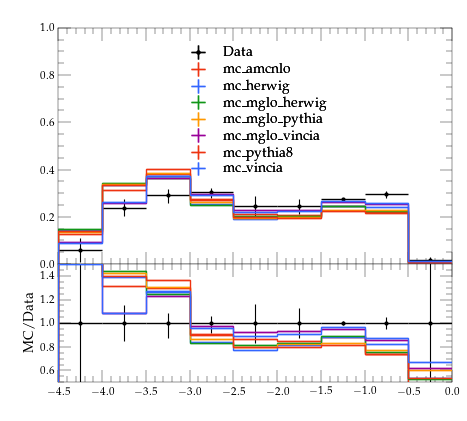

Write the Python code that produced this figure.
#! /usr/bin/env python3

# This Python script was auto-generated using YODA v2.1.3.
# Analysis object: /CMS_2026_PAS_SMP_25_010/zjets_groomed_pt0
# Timestamp: 18-06-2026 (19:42:31)

import matplotlib as mpl
import matplotlib.pyplot as plt
mpl.use('Agg') # comment out for interactive use
import os
import numpy as np
from numpy import nan, inf

plotDir = os.path.split(os.path.realpath(__file__))[0]
if 'YODA_USER_PLOT_PATH' in globals():
    plot_outdir = globals()['YODA_USER_PLOT_PATH']
else:
    plot_outdir = plotDir

#plot style
plt.style.use(os.path.join(plotDir, '../default.mplstyle'))
# plot metadata
figW, figH = plt.rcParams['figure.figsize']
ax_xLabel = ''
ax_yLabel = ''
ax_title  = ''
ax_xScale = 'linear'
ax_yScale = 'linear'
xLims = (-4.5, 0.0)
yLims = (0.0, 1.0)

# TeX-friendly labels for the legend
labels = {
  'legend' : ([ r"Data", r"mc\_amcnlo", r"mc\_herwig", r"mc\_mglo\_herwig", r"mc\_mglo\_pythia", r"mc\_mglo\_vincia", r"mc\_pythia8", r"mc\_vincia" ], r""),
}

# Adjust canvas width and height
canvasW = 10.0
canvasH = 9.0
figW *= canvasW/10.
figH *= canvasH/9.

# Create figure and axis objects
fig, (ax, ratio0_ax) = plt.subplots(2, 1, sharex=True,
                  figsize=(figW,figH), gridspec_kw={'height_ratios': (6.0, 3.0)})

# Set figure margins
plt.subplots_adjust(
    left   = 1.0 * plt.rcParams['figure.subplot.left'],
    right  = 1.0 * plt.rcParams['figure.subplot.right'],
    top    = 1.0 * plt.rcParams['figure.subplot.top'],
    bottom = 1.0 * plt.rcParams['figure.subplot.bottom'])

ratio0_ax.yaxis.set_major_locator(mpl.ticker.MultipleLocator(0.2))
ratio0_ax.set_ylim(0.5, 1.4999)
ratio0_ax.set_ylabel('MC/Data')

# the numerical data is stored in a separate file
dataf = dict()
prefix = os.path.split(__file__)[0]
if prefix:    prefix = prefix + '/'
exec(open(prefix+'zjets_groomed_pt0__data.py').read(), dataf)


legend_handles = dict() # keep track of handles for the legend

# style options for curves
# starts at zorder>=5 to draw curve on top of legend
styles = {
  'Data': {
    'color' : 'black',
    'linestyle' : '-',
    'lineopacity' : 1.0,
    'linewidth' : 1,
    'marker' : 'o',
    'markersize' : 2,
    'capsize' : 0.0,
    'zorder' : 5,
    'histstyle' : 0,
    'drawstyle' : 'steps-pre',
    'xerrorbars' : 1,
    'yerrorbars' : 1,
    'fillcolor' : None,
    'fillopacity' : 1.0,
    'ratio0_linestyle' : '-',
    'ratio0_lineopacity' : 1.0,
    'ratio0_linewidth' : 1,
    'ratio0_marker' : 'o',
    'ratio0_markersize' : 2,
    'ratio0_capsize' : 0.0,
    'ratio0_zorder' : 5,
    'ratio0_histstyle' : 0,
    'ratio0_drawstyle' : 'steps-pre',
    'ratio0_xerrorbars' : 1,
    'ratio0_yerrorbars' : 1,
  },
  'mc_amcnlo.yoda': {
    'color' : '#EE3311',
    'linestyle' : '-',
    'lineopacity' : 1.0,
    'linewidth' : 1,
    'marker' : 'none',
    'markersize' : 2,
    'capsize' : 0.0,
    'zorder' : 6,
    'histstyle' : 1,
    'drawstyle' : 'steps-pre',
    'xerrorbars' : 1,
    'yerrorbars' : 1,
    'fillcolor' : None,
    'fillopacity' : 1.0,
    'ratio0_linestyle' : '-',
    'ratio0_lineopacity' : 1.0,
    'ratio0_linewidth' : 1,
    'ratio0_marker' : 'none',
    'ratio0_markersize' : 2,
    'ratio0_capsize' : 0.0,
    'ratio0_zorder' : 6,
    'ratio0_histstyle' : 1,
    'ratio0_drawstyle' : 'steps-pre',
    'ratio0_xerrorbars' : 1,
    'ratio0_yerrorbars' : 1,
  },
  'mc_herwig.yoda': {
    'color' : '#3366FF',
    'linestyle' : '-',
    'lineopacity' : 1.0,
    'linewidth' : 1,
    'marker' : 'none',
    'markersize' : 2,
    'capsize' : 0.0,
    'zorder' : 7,
    'histstyle' : 1,
    'drawstyle' : 'steps-pre',
    'xerrorbars' : 1,
    'yerrorbars' : 1,
    'fillcolor' : None,
    'fillopacity' : 1.0,
    'ratio0_linestyle' : '-',
    'ratio0_lineopacity' : 1.0,
    'ratio0_linewidth' : 1,
    'ratio0_marker' : 'none',
    'ratio0_markersize' : 2,
    'ratio0_capsize' : 0.0,
    'ratio0_zorder' : 7,
    'ratio0_histstyle' : 1,
    'ratio0_drawstyle' : 'steps-pre',
    'ratio0_xerrorbars' : 1,
    'ratio0_yerrorbars' : 1,
  },
  'mc_mglo_herwig.yoda': {
    'color' : '#109618',
    'linestyle' : '-',
    'lineopacity' : 1.0,
    'linewidth' : 1,
    'marker' : 'none',
    'markersize' : 2,
    'capsize' : 0.0,
    'zorder' : 8,
    'histstyle' : 1,
    'drawstyle' : 'steps-pre',
    'xerrorbars' : 1,
    'yerrorbars' : 1,
    'fillcolor' : None,
    'fillopacity' : 1.0,
    'ratio0_linestyle' : '-',
    'ratio0_lineopacity' : 1.0,
    'ratio0_linewidth' : 1,
    'ratio0_marker' : 'none',
    'ratio0_markersize' : 2,
    'ratio0_capsize' : 0.0,
    'ratio0_zorder' : 8,
    'ratio0_histstyle' : 1,
    'ratio0_drawstyle' : 'steps-pre',
    'ratio0_xerrorbars' : 1,
    'ratio0_yerrorbars' : 1,
  },
  'mc_mglo_pythia.yoda': {
    'color' : '#FF9900',
    'linestyle' : '-',
    'lineopacity' : 1.0,
    'linewidth' : 1,
    'marker' : 'none',
    'markersize' : 2,
    'capsize' : 0.0,
    'zorder' : 9,
    'histstyle' : 1,
    'drawstyle' : 'steps-pre',
    'xerrorbars' : 1,
    'yerrorbars' : 1,
    'fillcolor' : None,
    'fillopacity' : 1.0,
    'ratio0_linestyle' : '-',
    'ratio0_lineopacity' : 1.0,
    'ratio0_linewidth' : 1,
    'ratio0_marker' : 'none',
    'ratio0_markersize' : 2,
    'ratio0_capsize' : 0.0,
    'ratio0_zorder' : 9,
    'ratio0_histstyle' : 1,
    'ratio0_drawstyle' : 'steps-pre',
    'ratio0_xerrorbars' : 1,
    'ratio0_yerrorbars' : 1,
  },
  'mc_mglo_vincia.yoda': {
    'color' : '#990099',
    'linestyle' : '-',
    'lineopacity' : 1.0,
    'linewidth' : 1,
    'marker' : 'none',
    'markersize' : 2,
    'capsize' : 0.0,
    'zorder' : 10,
    'histstyle' : 1,
    'drawstyle' : 'steps-pre',
    'xerrorbars' : 1,
    'yerrorbars' : 1,
    'fillcolor' : None,
    'fillopacity' : 1.0,
    'ratio0_linestyle' : '-',
    'ratio0_lineopacity' : 1.0,
    'ratio0_linewidth' : 1,
    'ratio0_marker' : 'none',
    'ratio0_markersize' : 2,
    'ratio0_capsize' : 0.0,
    'ratio0_zorder' : 10,
    'ratio0_histstyle' : 1,
    'ratio0_drawstyle' : 'steps-pre',
    'ratio0_xerrorbars' : 1,
    'ratio0_yerrorbars' : 1,
  },
  'mc_pythia8.yoda': {
    'color' : '#EE3311',
    'linestyle' : '-',
    'lineopacity' : 1.0,
    'linewidth' : 1,
    'marker' : 'none',
    'markersize' : 2,
    'capsize' : 0.0,
    'zorder' : 11,
    'histstyle' : 1,
    'drawstyle' : 'steps-pre',
    'xerrorbars' : 1,
    'yerrorbars' : 1,
    'fillcolor' : None,
    'fillopacity' : 1.0,
    'ratio0_linestyle' : '-',
    'ratio0_lineopacity' : 1.0,
    'ratio0_linewidth' : 1,
    'ratio0_marker' : 'none',
    'ratio0_markersize' : 2,
    'ratio0_capsize' : 0.0,
    'ratio0_zorder' : 11,
    'ratio0_histstyle' : 1,
    'ratio0_drawstyle' : 'steps-pre',
    'ratio0_xerrorbars' : 1,
    'ratio0_yerrorbars' : 1,
  },
  'mc_vincia.yoda': {
    'color' : '#3366FF',
    'linestyle' : '-',
    'lineopacity' : 1.0,
    'linewidth' : 1,
    'marker' : 'none',
    'markersize' : 2,
    'capsize' : 0.0,
    'zorder' : 12,
    'histstyle' : 1,
    'drawstyle' : 'steps-pre',
    'xerrorbars' : 1,
    'yerrorbars' : 1,
    'fillcolor' : None,
    'fillopacity' : 1.0,
    'ratio0_linestyle' : '-',
    'ratio0_lineopacity' : 1.0,
    'ratio0_linewidth' : 1,
    'ratio0_marker' : 'none',
    'ratio0_markersize' : 2,
    'ratio0_capsize' : 0.0,
    'ratio0_zorder' : 12,
    'ratio0_histstyle' : 1,
    'ratio0_drawstyle' : 'steps-pre',
    'ratio0_xerrorbars' : 1,
    'ratio0_yerrorbars' : 1,
  },
}

# curve from input yoda files in main panel
for label, yvals in dataf['yvals'].items():
    if all(np.isnan(v) for v in dataf['yvals'][label]):
        continue
    tmp = None
    if styles[label]['histstyle']: # draw as histogram
        xpos = dataf['xedges'][label] if styles[label]['drawstyle'] else dataf['xpoints'][label]
        ypos = np.insert(yvals, 0, yvals[0]) if styles[label]['drawstyle'] else yvals
        if styles[label]['fillcolor']: # fill area below curve
            ax.fill_between(xpos, ypos, step='pre',
                            color=styles[label]['fillcolor'],
                            alpha=styles[label]['fillopacity'])
        tmp, = ax.plot(xpos, ypos,
                       color=styles[label]['color'],
                       linestyle=styles[label]['linestyle'],
                       alpha=styles[label]['lineopacity'],
                       linewidth=styles[label]['linewidth'],
                       drawstyle=styles[label]['drawstyle'], solid_joinstyle='miter',
                       zorder=styles[label]['zorder'], label=label)
    tmp = ax.errorbar(dataf['xpoints'][label], yvals,
                      xerr=np.array(dataf['xerrs'][label])*styles[label]['xerrorbars'],
                      yerr=np.array(dataf['yerrs'][label])*styles[label]['yerrorbars'],
                      fmt=styles[label]['marker'], capsize=styles[label]['capsize'],
                      alpha=styles[label]['lineopacity'],
                      markersize=styles[label]['markersize'],
                      ecolor=styles[label]['color'],
                      color=styles[label]['color'], zorder=styles[label]['zorder'])
    tmp[-1][0].set_linestyle(styles[label]['linestyle'])
    tmp[-1][0].set_linewidth(styles[label]['linewidth'])
    if label in dataf['add_legend_handle']:  legend_handles[label] = tmp
    for varLabel in dataf['variation_yvals'].keys():
        if varLabel.startswith(label):
            tmp, = ax.plot(dataf['xedges'][label], dataf['variation_yvals'][varLabel],
                           color=styles[label]['color'],
                           linestyle=styles[label]['linestyle'],
                           linewidth=styles[label]['linewidth'],
                           drawstyle='steps-pre', solid_joinstyle='miter',
                           zorder=styles[label]['zorder'], alpha=0.5)


# plots on ratio panel
# curve from input yoda files in ratio panel
for label, yvals in dataf['ratio0_yvals'].items():
    if all(np.isnan(v) for v in yvals):
        continue
    if styles[label]['ratio0_histstyle']: # plot as histogram
        xpos = dataf['xedges']['Data'] if styles[label]['ratio0_drawstyle'] else dataf['xpoints']['Data']
        ypos = np.insert(yvals, 0, yvals[0]) if styles[label]['ratio0_drawstyle'] else yvals
        ratio0_ax.plot(xpos, ypos,
                       color=styles[label]['color'],
                       linewidth=styles[label]['linewidth'],
                       linestyle=styles[label]['ratio0_linestyle'],
                       alpha=styles[label]['ratio0_lineopacity'],
                       drawstyle=styles[label]['ratio0_drawstyle'], zorder=styles[label]['zorder'],
                       solid_joinstyle='miter')
    tmp = ratio0_ax.errorbar(dataf['xpoints']['Data'], yvals,
                             xerr=np.array(dataf['ref_xerrs'])*styles[label]['ratio0_xerrorbars'],
                             yerr=np.array(dataf['ratio0_yerrs'][label])*styles[label]['ratio0_yerrorbars'],
                             fmt=styles[label]['ratio0_marker'], capsize=styles[label]['ratio0_capsize'],
                             alpha=styles[label]['ratio0_lineopacity'],
                             markersize=styles[label]['ratio0_markersize'],
                             ecolor=styles[label]['color'],
                             color=styles[label]['color'])
    tmp[-1][0].set_linestyle(styles[label]['ratio0_linestyle'])
    tmp[-1][0].set_linewidth(styles[label]['ratio0_linewidth'])

    for varlabel in dataf['ratio0_variation_vals'].keys():
        if varlabel.startswith(label):
            ratio0_ax.plot(dataf['xedges']['Data'],
                            dataf['ratio0_variation_vals'][varlabel],
                            color=styles[label]['color'],
                            linestyle=styles[label]['linestyle'],
                            linewidth=styles[label]['linewidth'],
                            drawstyle='steps-pre', solid_joinstyle='miter',
                            zorder=1, alpha=0.5)

legend_items = list(legend_handles.values())
ax.add_artist(ax.legend(legend_items,
                        labels['legend'][0],
                        title=labels['legend'][1],
                        alignment='left',
                        loc='upper center',
                        bbox_to_anchor=(0.5, 0.97)))

# set plot metadata as defined above
ratio0_ax.set_xlabel(ax_xLabel)
ratio0_ax.xaxis.set_label_coords(1., -0.15)
ax.set_ylabel(ax_yLabel, ha='right', va='top')
ax.yaxis.set_label_coords(-0.11, 1.0)
ax.set_title(ax_title, loc='left')
ax.set_xscale(ax_xScale)
ax.set_yscale(ax_yScale)
ratio0_ax.set_yscale('linear')
ax.set_xlim(xLims)
ax.set_ylim(yLims)

# tick formatting
plt.rcParams['xtick.top'] = True
plt.rcParams['ytick.right'] = True
fig.align_ylabels((ax, ratio0_ax))
plt.savefig(os.path.join(plot_outdir, 'zjets_groomed_pt0.pdf'), format='PDF')
plt.savefig(os.path.join(plot_outdir, 'zjets_groomed_pt0.png'), format='PNG')

plt.close(fig)
